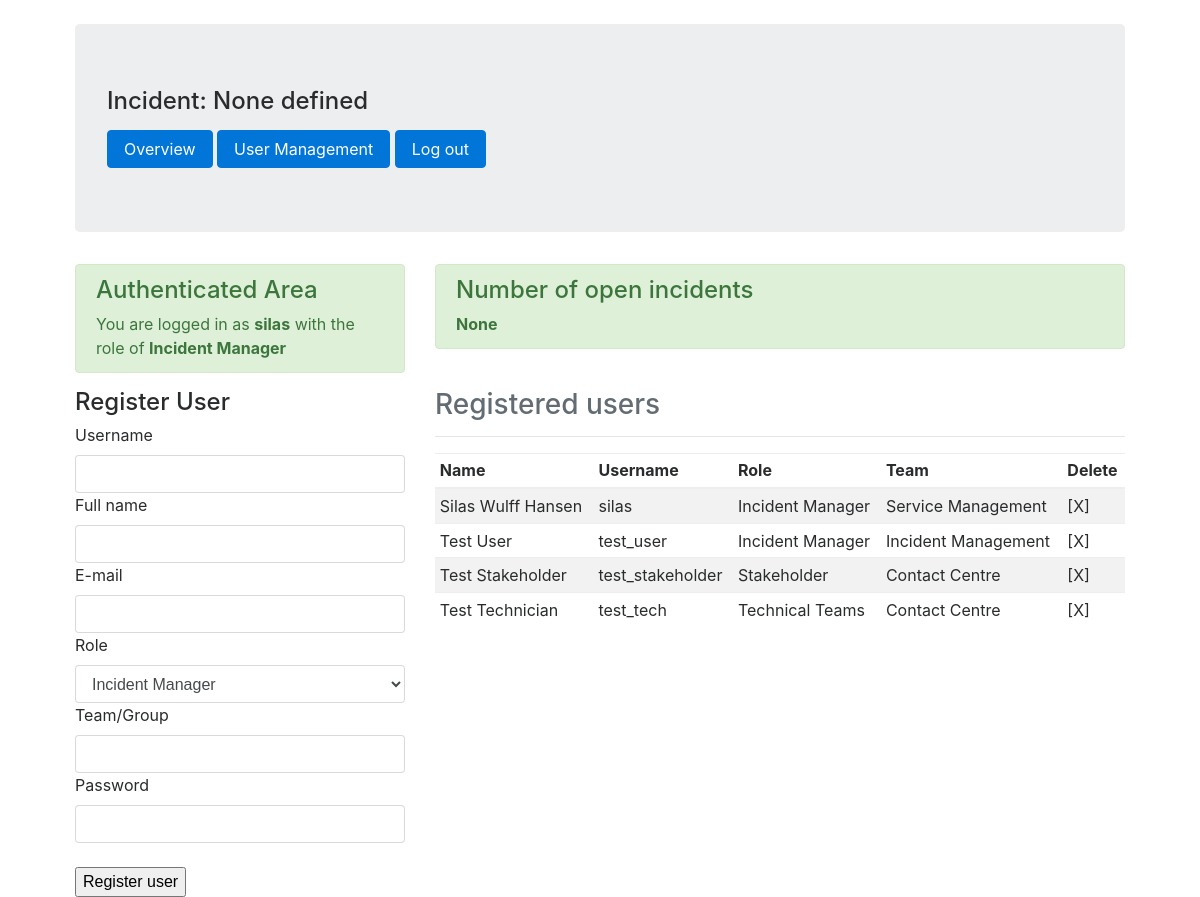
The app's page /usermanagement (signed in), older data.
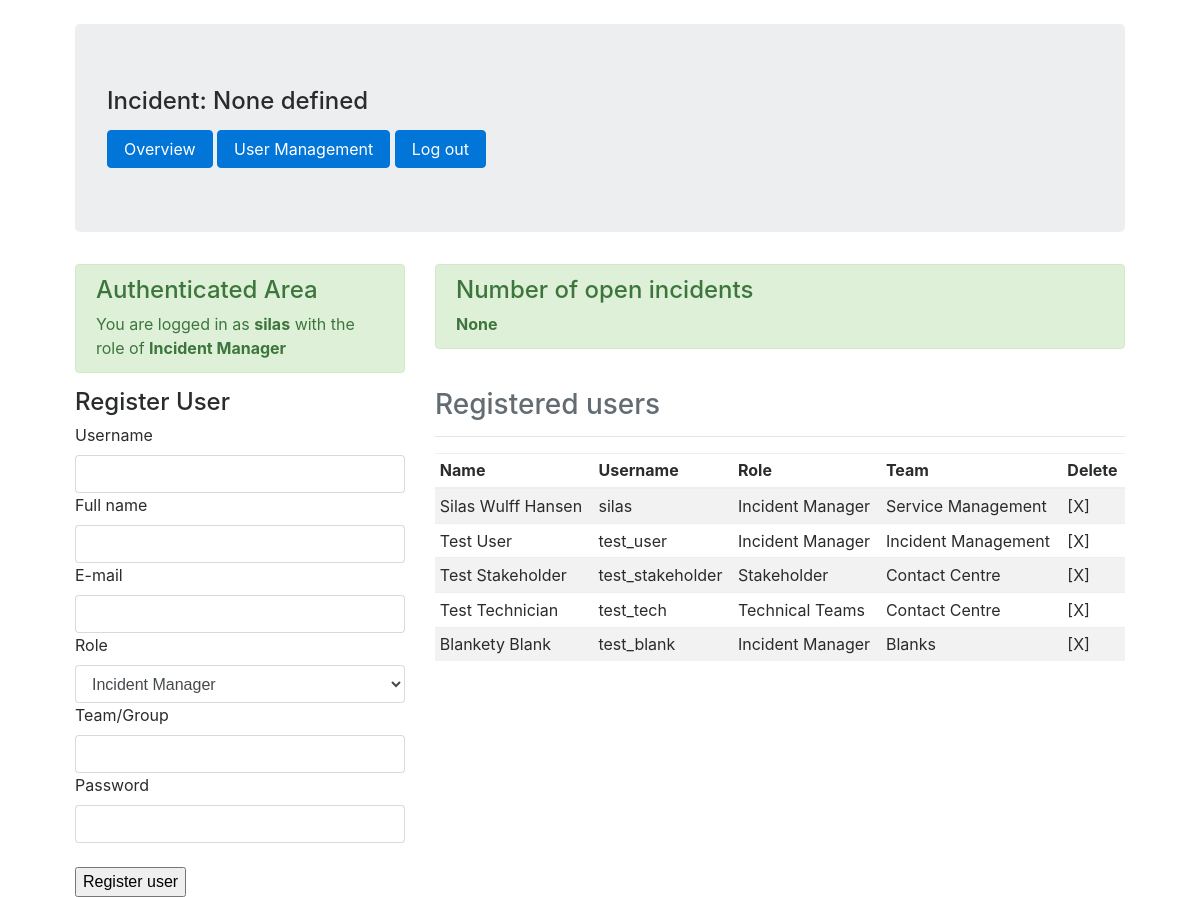
The same page, newer data.
### models.py (models this page shows, shortened)
class User(UserMixin, db.Model):
    id = db.Column(db.Integer, primary_key=True)
    username = db.Column(db.String(32), index=True, unique=True)
    name = db.Column(db.String(32), index=True)
    email = db.Column(db.String(64), index=True, unique=True)
    role = db.Column(db.String(64), index=True)
    team = db.Column(db.String(64), index=True)
    password_hash = db.Column(db.String(64))

### simaritan/routes.py (the view, shortened to what this page needs)
@app.route('/usermanagement', methods=['GET', 'POST'])
@login_required
def userManagement():
    users = User.query.all()
    regf = UserReg()
    incidents = Incident.query.order_by(Incident.id.asc()).all()
    return render_template('userManagement.html', users=users, regf=regf, incs=incidents)

### simaritan/forms.py
class UserReg(FlaskForm):
    uname = StringField('Username', validators=[DataRequired()])
    full_name = StringField('Full name', validators=[DataRequired()])
    email = StringField('E-mail', validators=[DataRequired()])
    role = SelectField('Role', choices=['Incident Manager', 'Stakeholder', 'Technical Teams '])
    team = StringField('Team/Group', validators=[DataRequired()])
    password = StringField('Password', validators=[DataRequired()])
    submit = SubmitField('Register user')

### models.py (called while the page is built)
@login.user_loader
def load_user(id):
    return User.query.get(int(id))

### simaritan/templates/userManagement.html (shortened to what this page needs)
{% extends "base.html" %}
{% block body %}
		<div class="row">
			<div class="col-md-12">
				<div class="row">
					{% include "components/authenticated_header.html" %}
				</div>
				<div class="row">
					<div class="col-md-4">
						{% include "forms/registerUserForm.html" %}
					</div>
					<div class="col-md-8">
						<h3 class="text-left text-muted">
							Registered users
						</h3>
						<hr />
							<table class="table table-striped table-hover table-sm">
								<thead>
									<tr>
										<th>
											Name
										</th>
										<th>
											Username
										</th>
										<th>
											Role
										</th>
										<th>
											Team
										</th>
										<th>
											Delete
										</th>
									</tr>
								</thead>
								<tbody>
									{% for user in users %}
									<tr class="table">
										<td>
											{{ user.name }}
										</td>
										<td>
											{{ user.username }}
										</td>
										<td>
											{{ user.role }}
										</td>
										<td>
											{{ user.team }}
										</td>
										<td>
											<form method="post" action="update/deleteuser">
												<a onclick="this.parentNode.submit();">[X]</a>
											</form>
										</td>
									</tr>
									{% endfor %}
								</tbody>
							</table>
					</div>
				</div>
			</div>
		</div>
	</div>
{% endblock %}

### simaritan/templates/base.html (shortened to what this page needs)
<!DOCTYPE html>
<html lang="en">
  <head>
	<link rel="stylesheet" href="{{ url_for('static', filename='css/bootstrap.min.css') }}">
    <link rel="stylesheet" href="{{ url_for('static', filename='css/style.css') }}">
  </head>
  <body>
	<div class="container-fluid">
		<div class="row">
			<div class="col-md-12">
                <header>
                    <div class="jumbotron">
                        <h4 class="mb-3">Incident: {% if inc %}{{inc.incident_no}}{% else %} None defined{%endif%}</h4>
                        {% if current_user.is_authenticated %}
                            {% if current_user.role == "Incident Manager" %}
                            <a class="btn btn-primary" href="{{ url_for('overview') }}" role="button">Overview</a>
                            <a class="btn btn-primary" href="{{ url_for('userManagement') }}" role="button">User Management</a>
                            {% endif %}
                            <a class="btn btn-primary" href="{{ url_for('logout') }}" role="button">Log out</a>
                        {% endif %}
                    </div>
                </header>
            </div>
		</div>
  {% block body %}{% endblock %}
  </body>
</html>

### simaritan/templates/components/authenticated_header.html
<div class="col-md-4">
	<div class="alert alert-success alert-dismissable">
		<h4>
			Authenticated Area
		</h4> You are logged in as <strong>{{ current_user.username }}</strong> with the role of <strong>{{ current_user.role }}</strong>
	</div>
</div>
<div class="col-md-8">
	<div class="alert alert-success alert-dismissable">
		<h4>
			Number of open incidents
		</h4> <strong>None</strong>
	</div>
</div>

### simaritan/templates/forms/registerUserForm.html (shortened to what this page needs)
<h4>
	Register User
</h4>
<form class="form-signin" action="" method="post">
		{{ regf.uname.label() }}
		{{ regf.uname(class="form-control") }}
		{{ regf.full_name.label() }}
		{{ regf.full_name(class="form-control") }}
		{{ regf.email.label() }}
		{{ regf.email(class="form-control") }}
		{{ regf.role.label() }}
		{{ regf.role(class="form-control") }}
		{{ regf.team.label() }}
		{{ regf.team(class="form-control") }}
		{{ regf.password.label() }}
		{{ regf.password(class="form-control") }}
	<br />
		{{ regf.submit }}
</form>

Row changes from the older to the newer data that the page shows:
added User: name "Blankety Blank", username "test_blank", role "Incident Manager", team "Blanks"
